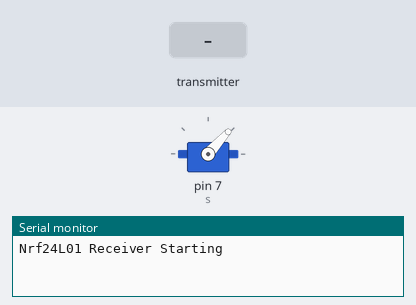
Simulated run of this sketch. Board: Arduino Uno, built with avr-gcc and run on an emulated ATmega328P. Parts: servo, the last lines printed to the serial monitor. The inputs (shaded band) are chosen by the test bench. No radio packets arrive unless stated.

Above: at 1.6 s.
1.7 s: the transmitter starts sending joystick.0 = 256
At 2.0 s:
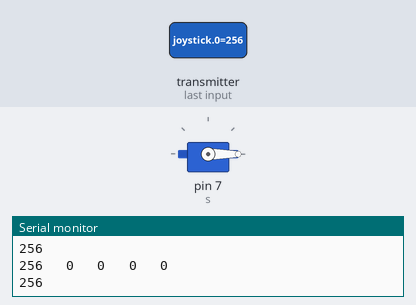
3.2 s: the transmitter starts sending joystick.0 = 0
At 4.4 s:
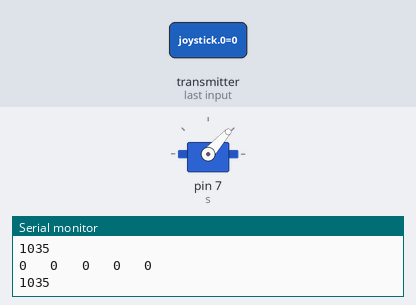
4.7 s: the transmitter starts sending joystick.0 = 512
At 5.5 s:
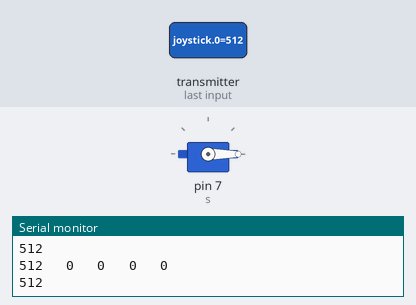
Timing chart, 0 to 7.7 s (numbered marks = the images above; inputs shaded):
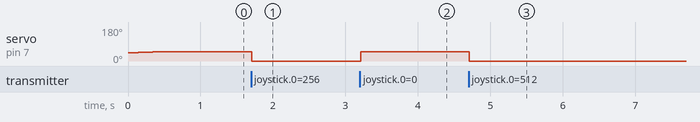

Measured:
- after the input at 1.7 s, servo on pin 7 (s): 48° → 0° at once
- after the input at 3.2 s, servo on pin 7 (s): 0° → 48° at once
- after the input at 4.7 s, servo on pin 7 (s): 48° → 0° at once

The sketch:

RC_BLDC_TEST.ino
```cpp
#include <SPI.h>
#include <nRF24L01.h>
#include <RF24.h>
#include <Servo.h>
/*-----( Declare Constants and Pin Numbers )-----*/
#define CE_PIN   9
#define CSN_PIN 10

// NOTE: the "LL" at the end of the constant is "LongLong" type
const uint64_t pipe = 0xE8E8F0F0E1LL; // Define the transmit pipe


/*-----( Declare objects )-----*/
RF24 radio(CE_PIN, CSN_PIN); // Create a Radio
Servo s;
/*-----( Declare Variables )-----*/
int joystick[5];  // 2 element array holding Joystick readings

void setup()   /****** SETUP: RUNS ONCE ******/
{
  Serial.begin(9600);
  s.attach(7);
  arm();
  s.detach();
  Serial.println("Nrf24L01 Receiver Starting");
  radio.begin();
  radio.setPayloadSize(10);
  radio.setPALevel(RF24_PA_LOW);
  radio.setCRCLength(RF24_CRC_8);
  radio.setDataRate(RF24_250KBPS);
  radio.openReadingPipe(1,pipe);
  radio.startListening();
}//--(end setup )---


void loop()   /****** LOOP: RUNS CONSTANTLY ******/
{
  bool motorON = false;
  s.detach();
  if ( radio.available() )
  {
    // Read the data payload until we've received everything
    bool done = false;
    while (!done)
    {
      // Fetch the data payload
      done = radio.read( joystick, sizeof(joystick) );
      for(byte k=0;k<5;k++)
      {
        Serial.print(joystick[k]);
        Serial.print("   ");
      }
      Serial.println();
      if(joystick[0] == 0)
        joystick[0] = 1035;
      if(joystick[4] & 0x01 == 0x00)
        motorON = true;
      else
        motorON = false;
      //joystick[0] = map(joystick[0],1035,2000,0,180);
      //if(motorON)
      {
        s.attach(7);
        s.writeMicroseconds(joystick[0]);
      }
      Serial.println(joystick[0]);
    }
  }
  s.attach(7);
}//--(end main loop )---

void arm()
{
  int a;
  for(a=1000;a<1040;a++)
  {
    s.writeMicroseconds(a);
    delay(10);
  }
  s.writeMicroseconds(1035);
}
```
